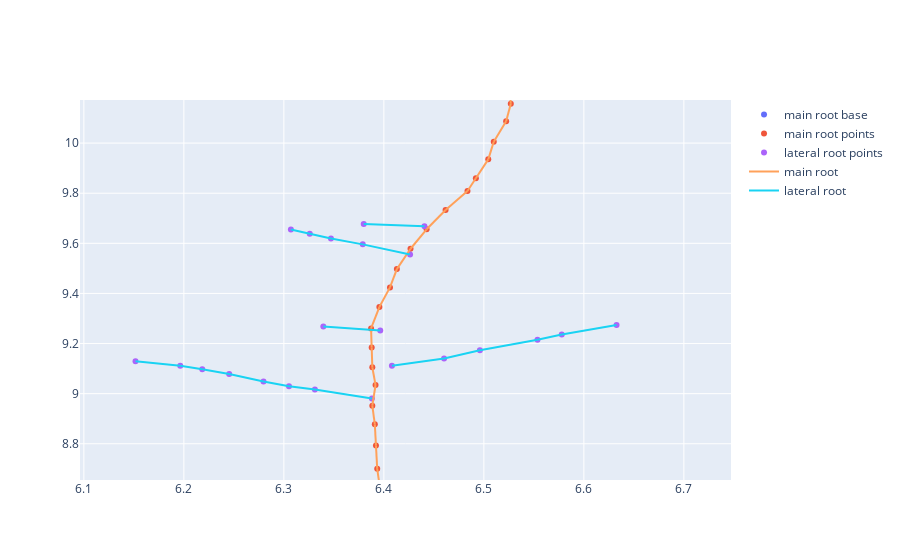
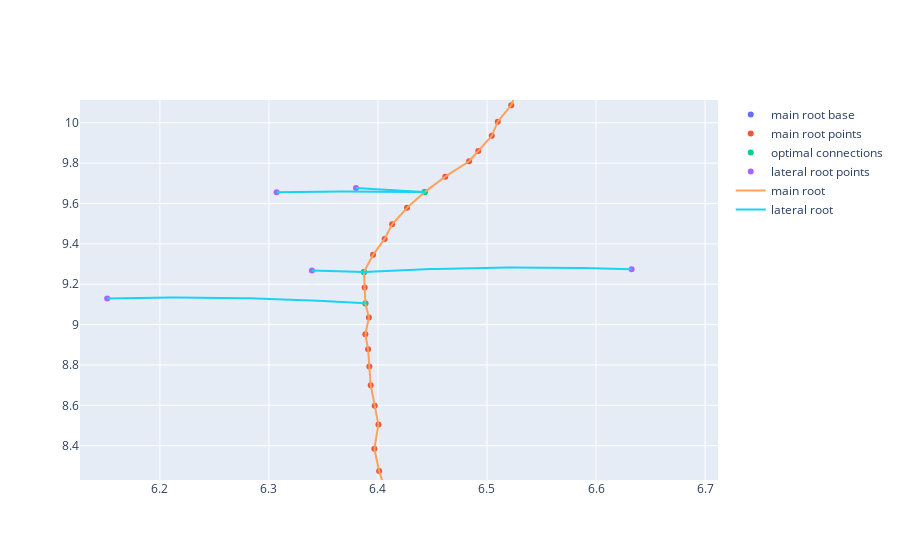
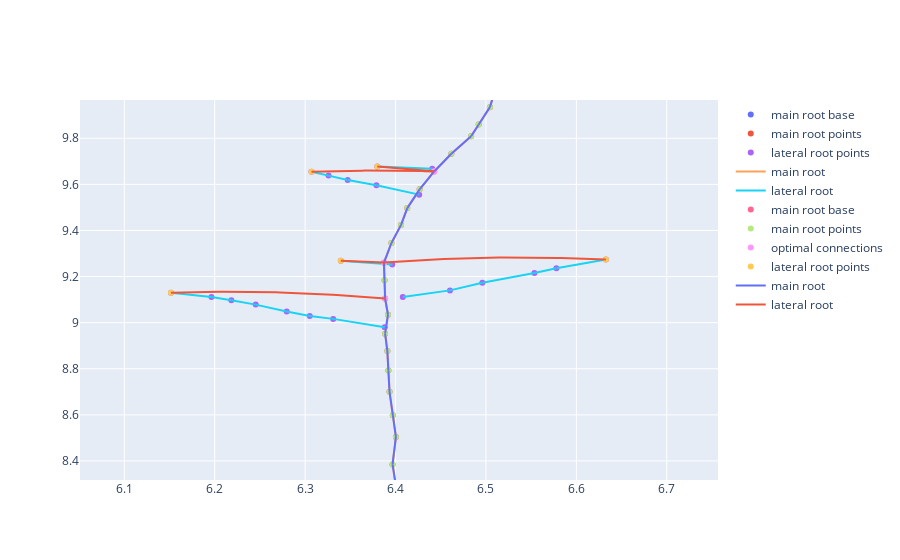

Notebook source saved alongside these figures, in order:
### Code cell
FileDraw('arbors/001_3_S_day4.csv', -1, .7)
